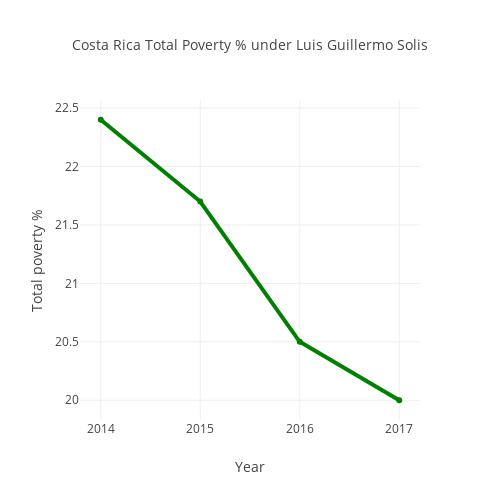

Notebook cell for this chart:
### Markdown cell above
The plot above shows the poverty level changes under the regime of President Laura Chinchilla and the plot below gives us information about the poverty level changes during President Luis Guillermo Solis' tenure. As observed in the twitter feeds of the two presidents and the plots here, we can conclude that President Luis Guillermo Solis has concentrated his efforts more towards eradicating poverty and development whereas President Laura Chinchilla is inclined more towards international problems rather than the domestic ones. Hence the poverty decline in President Luis Guillermo is as expected and President Laura Chinchilla has not focused enough to tackle this problem

### Code cell
cr.plot_poverty_luis()

### Figure 1 — Plotly figure (JSON) as saved in the notebook; plotly's stock layout.template omitted (floating-point values rounded to 4 significant figures)
{"data": [{"line": {"color": "green", "width": 4}, "mode": "lines+markers", "name": "% Poverty", "type": "scatter", "uid": "23075f5f-5524-4f2e-8326-4bc55d024562", "x": [2014, 2015, 2016, 2017], "y": [22.4, 21.7, 20.5, 20]}], "layout": {"height": 500, "title": "Costa Rica Total Poverty % under Luis Guillermo Solis", "titlefont": {"size": 14}, "width": 500, "xaxis": {"title": "Year"}, "yaxis": {"title": "Total poverty %"}}}
